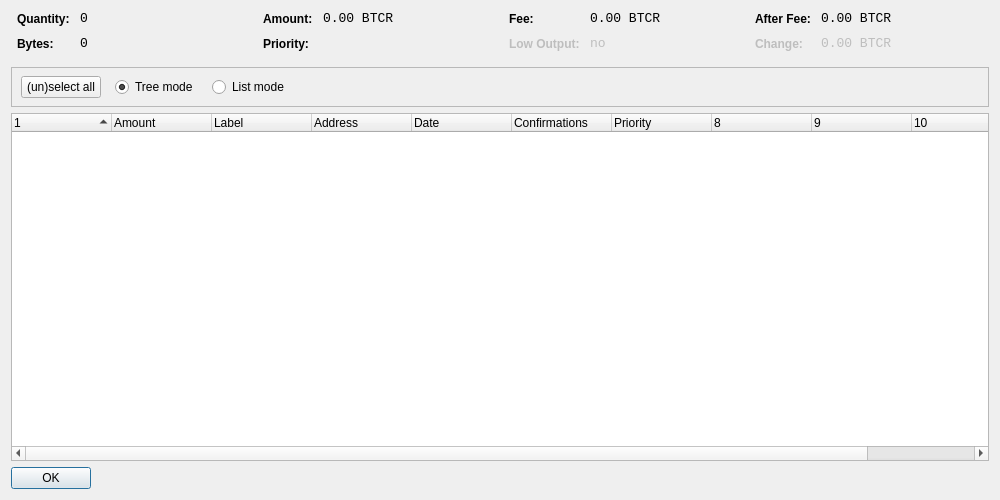
<?xml version="1.0" encoding="UTF-8"?>
<ui version="4.0">
 <class>CoinControlDialog</class>
 <widget class="QDialog" name="CoinControlDialog">
  <property name="geometry">
   <rect>
    <x>0</x>
    <y>0</y>
    <width>1000</width>
    <height>500</height>
   </rect>
  </property>
  <property name="windowTitle">
   <string>Coin Control</string>
  </property>
  <layout class="QVBoxLayout" name="verticalLayout">
   <item>
    <layout class="QHBoxLayout" name="horizontalLayoutTop" stretch="0,0,0,0">
     <property name="topMargin">
      <number>0</number>
     </property>
     <property name="bottomMargin">
      <number>10</number>
     </property>
     <item>
      <layout class="QFormLayout" name="formLayoutCoinControl1">
       <property name="horizontalSpacing">
        <number>10</number>
       </property>
       <property name="verticalSpacing">
        <number>10</number>
       </property>
       <property name="leftMargin">
        <number>6</number>
       </property>
       <property name="rightMargin">
        <number>6</number>
       </property>
       <item row="0" column="0">
        <widget class="QLabel" name="labelCoinControlQuantityText">
         <property name="styleSheet">
          <string notr="true">font-weight:bold;</string>
         </property>
         <property name="text">
          <string>Quantity:</string>
         </property>
        </widget>
       </item>
       <item row="0" column="1">
        <widget class="QLabel" name="labelCoinControlQuantity">
         <property name="font">
          <font>
           <family>Monospace</family>
           <pointsize>10</pointsize>
          </font>
         </property>
         <property name="cursor">
          <cursorShape>IBeamCursor</cursorShape>
         </property>
         <property name="contextMenuPolicy">
          <enum>Qt::ActionsContextMenu</enum>
         </property>
         <property name="text">
          <string notr="true">0</string>
         </property>
         <property name="textInteractionFlags">
          <set>Qt::LinksAccessibleByMouse|Qt::TextSelectableByKeyboard|Qt::TextSelectableByMouse</set>
         </property>
        </widget>
       </item>
       <item row="1" column="0">
        <widget class="QLabel" name="labelCoinControlBytesText">
         <property name="styleSheet">
          <string notr="true">font-weight:bold;</string>
         </property>
         <property name="text">
          <string>Bytes:</string>
         </property>
        </widget>
       </item>
       <item row="1" column="1">
        <widget class="QLabel" name="labelCoinControlBytes">
         <property name="font">
          <font>
           <family>Monospace</family>
           <pointsize>10</pointsize>
          </font>
         </property>
         <property name="cursor">
          <cursorShape>IBeamCursor</cursorShape>
         </property>
         <property name="contextMenuPolicy">
          <enum>Qt::ActionsContextMenu</enum>
         </property>
         <property name="text">
          <string notr="true">0</string>
         </property>
         <property name="textInteractionFlags">
          <set>Qt::LinksAccessibleByMouse|Qt::TextSelectableByKeyboard|Qt::TextSelectableByMouse</set>
         </property>
        </widget>
       </item>
      </layout>
     </item>
     <item>
      <layout class="QFormLayout" name="formLayoutCoinControl2">
       <property name="horizontalSpacing">
        <number>10</number>
       </property>
       <property name="verticalSpacing">
        <number>10</number>
       </property>
       <property name="leftMargin">
        <number>6</number>
       </property>
       <property name="rightMargin">
        <number>6</number>
       </property>
       <item row="0" column="0">
        <widget class="QLabel" name="labelCoinControlAmountText">
         <property name="styleSheet">
          <string notr="true">font-weight:bold;</string>
         </property>
         <property name="text">
          <string>Amount:</string>
         </property>
        </widget>
       </item>
       <item row="0" column="1">
        <widget class="QLabel" name="labelCoinControlAmount">
         <property name="font">
          <font>
           <family>Monospace</family>
           <pointsize>10</pointsize>
          </font>
         </property>
         <property name="cursor">
          <cursorShape>IBeamCursor</cursorShape>
         </property>
         <property name="contextMenuPolicy">
          <enum>Qt::ActionsContextMenu</enum>
         </property>
         <property name="text">
          <string notr="true">0.00 BTCR</string>
         </property>
         <property name="textInteractionFlags">
          <set>Qt::LinksAccessibleByMouse|Qt::TextSelectableByKeyboard|Qt::TextSelectableByMouse</set>
         </property>
        </widget>
       </item>
       <item row="1" column="0">
        <widget class="QLabel" name="labelCoinControlPriorityText">
         <property name="styleSheet">
          <string notr="true">font-weight:bold;</string>
         </property>
         <property name="text">
          <string>Priority:</string>
         </property>
        </widget>
       </item>
       <item row="1" column="1">
        <widget class="QLabel" name="labelCoinControlPriority">
         <property name="font">
          <font>
           <family>Monospace</family>
           <pointsize>10</pointsize>
          </font>
         </property>
         <property name="cursor">
          <cursorShape>IBeamCursor</cursorShape>
         </property>
         <property name="contextMenuPolicy">
          <enum>Qt::ActionsContextMenu</enum>
         </property>
         <property name="text">
          <string/>
         </property>
         <property name="textInteractionFlags">
          <set>Qt::LinksAccessibleByMouse|Qt::TextSelectableByKeyboard|Qt::TextSelectableByMouse</set>
         </property>
        </widget>
       </item>
      </layout>
     </item>
     <item>
      <layout class="QFormLayout" name="formLayoutCoinControl3">
       <property name="horizontalSpacing">
        <number>10</number>
       </property>
       <property name="verticalSpacing">
        <number>10</number>
       </property>
       <property name="leftMargin">
        <number>6</number>
       </property>
       <property name="rightMargin">
        <number>6</number>
       </property>
       <item row="0" column="0">
        <widget class="QLabel" name="labelCoinControlFeeText">
         <property name="styleSheet">
          <string notr="true">font-weight:bold;</string>
         </property>
         <property name="text">
          <string>Fee:</string>
         </property>
        </widget>
       </item>
       <item row="0" column="1">
        <widget class="QLabel" name="labelCoinControlFee">
         <property name="font">
          <font>
           <family>Monospace</family>
           <pointsize>10</pointsize>
          </font>
         </property>
         <property name="cursor">
          <cursorShape>IBeamCursor</cursorShape>
         </property>
         <property name="contextMenuPolicy">
          <enum>Qt::ActionsContextMenu</enum>
         </property>
         <property name="text">
          <string notr="true">0.00 BTCR</string>
         </property>
         <property name="textInteractionFlags">
          <set>Qt::LinksAccessibleByMouse|Qt::TextSelectableByKeyboard|Qt::TextSelectableByMouse</set>
         </property>
        </widget>
       </item>
       <item row="1" column="0">
        <widget class="QLabel" name="labelCoinControlLowOutputText">
         <property name="enabled">
          <bool>false</bool>
         </property>
         <property name="styleSheet">
          <string notr="true">font-weight:bold;</string>
         </property>
         <property name="text">
          <string>Low Output:</string>
         </property>
        </widget>
       </item>
       <item row="1" column="1">
        <widget class="QLabel" name="labelCoinControlLowOutput">
         <property name="enabled">
          <bool>false</bool>
         </property>
         <property name="font">
          <font>
           <family>Monospace</family>
           <pointsize>10</pointsize>
          </font>
         </property>
         <property name="cursor">
          <cursorShape>IBeamCursor</cursorShape>
         </property>
         <property name="contextMenuPolicy">
          <enum>Qt::ActionsContextMenu</enum>
         </property>
         <property name="text">
          <string notr="true">no</string>
         </property>
         <property name="textInteractionFlags">
          <set>Qt::LinksAccessibleByMouse|Qt::TextSelectableByKeyboard|Qt::TextSelectableByMouse</set>
         </property>
        </widget>
       </item>
      </layout>
     </item>
     <item>
      <layout class="QFormLayout" name="formLayoutCoinControl4">
       <property name="horizontalSpacing">
        <number>10</number>
       </property>
       <property name="verticalSpacing">
        <number>10</number>
       </property>
       <property name="leftMargin">
        <number>6</number>
       </property>
       <property name="rightMargin">
        <number>6</number>
       </property>
       <item row="0" column="0">
        <widget class="QLabel" name="labelCoinControlAfterFeeText">
         <property name="styleSheet">
          <string notr="true">font-weight:bold;</string>
         </property>
         <property name="text">
          <string>After Fee:</string>
         </property>
        </widget>
       </item>
       <item row="0" column="1">
        <widget class="QLabel" name="labelCoinControlAfterFee">
         <property name="font">
          <font>
           <family>Monospace</family>
           <pointsize>10</pointsize>
          </font>
         </property>
         <property name="cursor">
          <cursorShape>IBeamCursor</cursorShape>
         </property>
         <property name="contextMenuPolicy">
          <enum>Qt::ActionsContextMenu</enum>
         </property>
         <property name="text">
          <string notr="true">0.00 BTCR</string>
         </property>
         <property name="textInteractionFlags">
          <set>Qt::LinksAccessibleByMouse|Qt::TextSelectableByKeyboard|Qt::TextSelectableByMouse</set>
         </property>
        </widget>
       </item>
       <item row="1" column="0">
        <widget class="QLabel" name="labelCoinControlChangeText">
         <property name="enabled">
          <bool>false</bool>
         </property>
         <property name="styleSheet">
          <string notr="true">font-weight:bold;</string>
         </property>
         <property name="text">
          <string>Change:</string>
         </property>
        </widget>
       </item>
       <item row="1" column="1">
        <widget class="QLabel" name="labelCoinControlChange">
         <property name="enabled">
          <bool>false</bool>
         </property>
         <property name="font">
          <font>
           <family>Monospace</family>
           <pointsize>10</pointsize>
          </font>
         </property>
         <property name="cursor">
          <cursorShape>IBeamCursor</cursorShape>
         </property>
         <property name="contextMenuPolicy">
          <enum>Qt::ActionsContextMenu</enum>
         </property>
         <property name="text">
          <string notr="true">0.00 BTCR</string>
         </property>
         <property name="textInteractionFlags">
          <set>Qt::LinksAccessibleByMouse|Qt::TextSelectableByKeyboard|Qt::TextSelectableByMouse</set>
         </property>
        </widget>
       </item>
      </layout>
     </item>
    </layout>
   </item>
   <item>
    <widget class="QFrame" name="frame">
     <property name="minimumSize">
      <size>
       <width>0</width>
       <height>40</height>
      </size>
     </property>
     <property name="frameShape">
      <enum>QFrame::StyledPanel</enum>
     </property>
     <property name="frameShadow">
      <enum>QFrame::Sunken</enum>
     </property>
     <widget class="QWidget" name="horizontalLayoutWidget">
      <property name="geometry">
       <rect>
        <x>10</x>
        <y>0</y>
        <width>781</width>
        <height>41</height>
       </rect>
      </property>
      <layout class="QHBoxLayout" name="horizontalLayoutPanel" stretch="0,0,0,0,0">
       <property name="spacing">
        <number>14</number>
       </property>
       <item>
        <widget class="QPushButton" name="pushButtonSelectAll">
         <property name="sizePolicy">
          <sizepolicy hsizetype="Maximum" vsizetype="Fixed">
           <horstretch>0</horstretch>
           <verstretch>0</verstretch>
          </sizepolicy>
         </property>
         <property name="text">
          <string>(un)select all</string>
         </property>
        </widget>
       </item>
       <item>
        <widget class="QRadioButton" name="radioTreeMode">
         <property name="sizePolicy">
          <sizepolicy hsizetype="Maximum" vsizetype="Fixed">
           <horstretch>0</horstretch>
           <verstretch>0</verstretch>
          </sizepolicy>
         </property>
         <property name="text">
          <string>Tree mode</string>
         </property>
         <property name="checked">
          <bool>true</bool>
         </property>
        </widget>
       </item>
       <item>
        <widget class="QRadioButton" name="radioListMode">
         <property name="sizePolicy">
          <sizepolicy hsizetype="Maximum" vsizetype="Fixed">
           <horstretch>0</horstretch>
           <verstretch>0</verstretch>
          </sizepolicy>
         </property>
         <property name="text">
          <string>List mode</string>
         </property>
        </widget>
       </item>
       <item>
        <spacer name="horizontalSpacer">
         <property name="orientation">
          <enum>Qt::Horizontal</enum>
         </property>
         <property name="sizeHint" stdset="0">
          <size>
           <width>40</width>
           <height>20</height>
          </size>
         </property>
        </spacer>
       </item>
      </layout>
     </widget>
    </widget>
   </item>
   <item>
    <widget class="CoinControlTreeWidget" name="treeWidget">
     <property name="contextMenuPolicy">
      <enum>Qt::CustomContextMenu</enum>
     </property>
     <property name="sortingEnabled">
      <bool>false</bool>
     </property>
     <property name="columnCount">
      <number>11</number>
     </property>
     <attribute name="headerShowSortIndicator" stdset="0">
      <bool>true</bool>
     </attribute>
     <attribute name="headerStretchLastSection">
      <bool>false</bool>
     </attribute>
     <column>
      <property name="text">
       <string/>
      </property>
     </column>
     <column>
      <property name="text">
       <string>Amount</string>
      </property>
     </column>
     <column>
      <property name="text">
       <string>Label</string>
      </property>
     </column>
     <column>
      <property name="text">
       <string>Address</string>
      </property>
     </column>
     <column>
      <property name="text">
       <string>Date</string>
      </property>
     </column>
     <column>
      <property name="text">
       <string>Confirmations</string>
      </property>
      <property name="toolTip">
       <string>Confirmed</string>
      </property>
     </column>
     <column>
      <property name="text">
       <string>Priority</string>
      </property>
     </column>
     <column>
      <property name="text">
       <string/>
      </property>
     </column>
     <column>
      <property name="text">
       <string/>
      </property>
     </column>
     <column>
      <property name="text">
       <string/>
      </property>
     </column>
     <column>
      <property name="text">
       <string/>
      </property>
     </column>
    </widget>
   </item>
   <item>
    <widget class="QDialogButtonBox" name="buttonBox">
     <property name="sizePolicy">
      <sizepolicy hsizetype="Maximum" vsizetype="Fixed">
       <horstretch>0</horstretch>
       <verstretch>0</verstretch>
      </sizepolicy>
     </property>
     <property name="orientation">
      <enum>Qt::Horizontal</enum>
     </property>
     <property name="standardButtons">
      <set>QDialogButtonBox::Ok</set>
     </property>
    </widget>
   </item>
  </layout>
 </widget>
 <customwidgets>
  <customwidget>
   <class>CoinControlTreeWidget</class>
   <extends>QTreeWidget</extends>
   <header>coincontroltreewidget.h</header>
  </customwidget>
 </customwidgets>
 <resources/>
 <connections/>
</ui>
